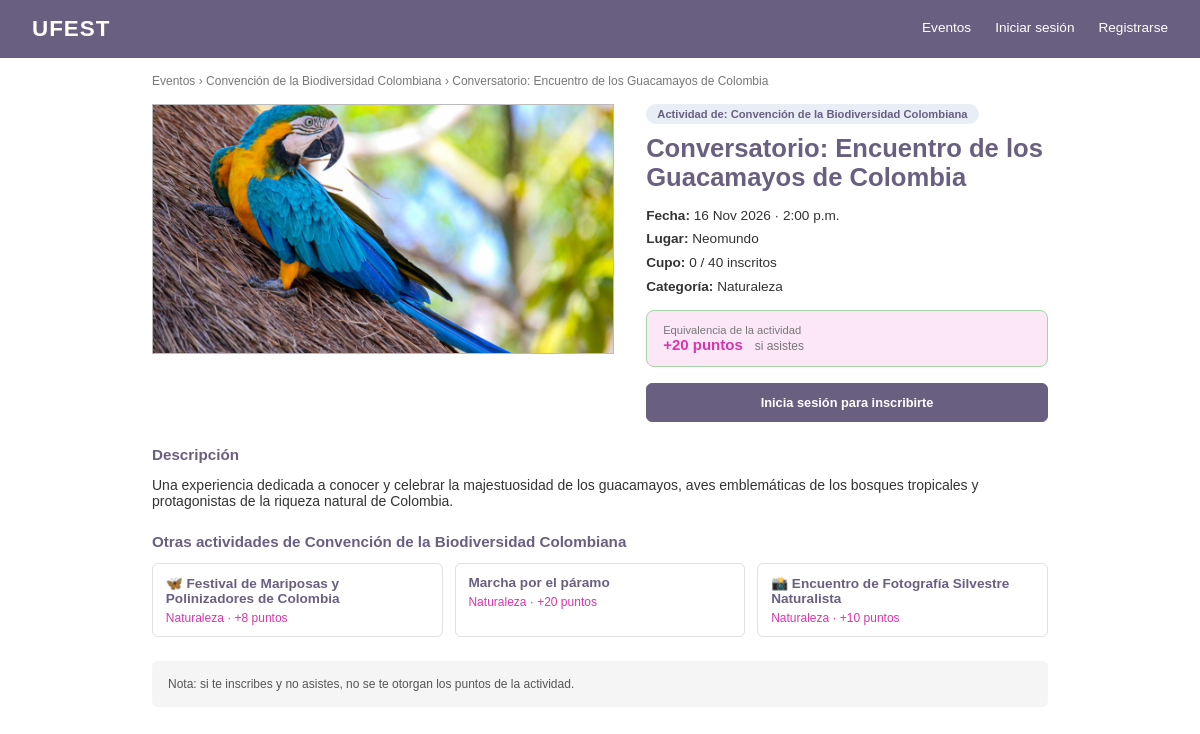
The page /actividades/5/ on the database as committed earlier.
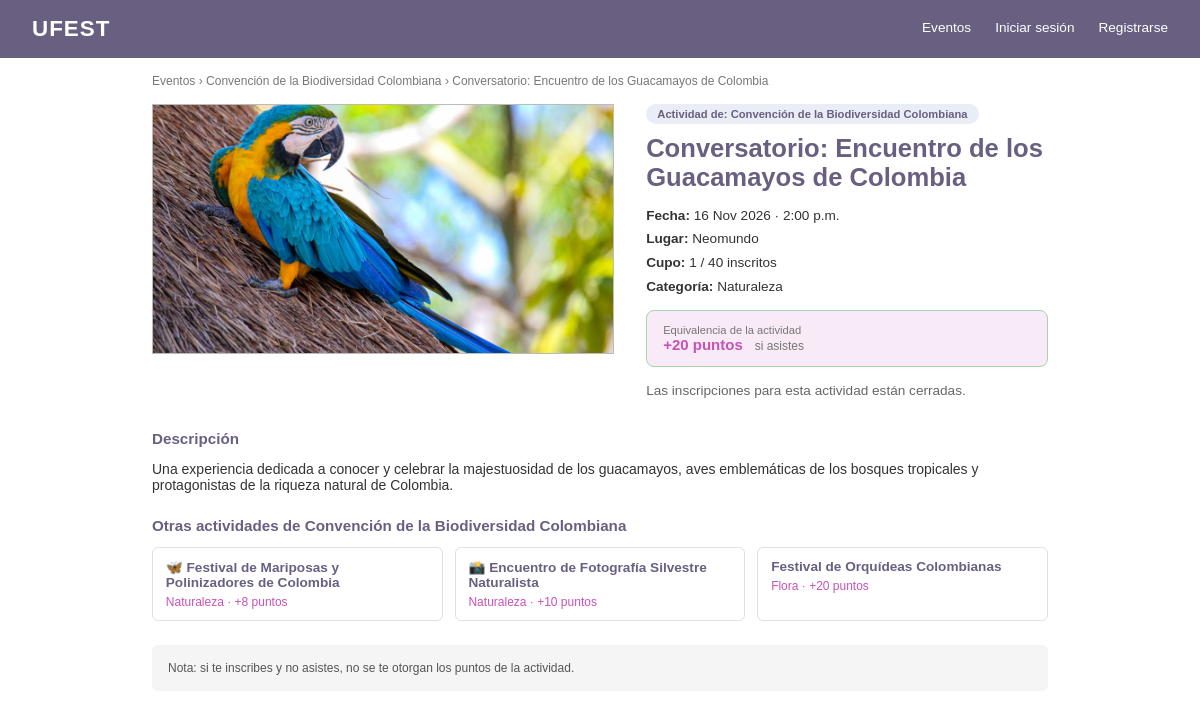
The same page on the database as committed later.
### Evento/models.py (models this page shows, shortened)
class Actividad(models.Model):
    class Estado(models.TextChoices):
        BORRADOR = "borrador", "Borrador"
        PUBLICADO = "publicado", "Publicado"
        EN_CURSO = "en_curso", "En curso"
        FINALIZADO = "finalizado", "Finalizado"
        CANCELADO = "cancelado", "Cancelado"
    evento = models.ForeignKey(Evento, on_delete=models.CASCADE, related_name="actividades")
    nombre = models.CharField(max_length=250)
    descripcion = models.TextField()
    lugar = models.CharField(max_length=120)
    cupo = models.PositiveIntegerField()
    categoria = models.ForeignKey(
        Categoria, on_delete=models.SET_NULL, null=True, blank=True, related_name="actividades"
    )
    fecha_inicio = models.DateTimeField()
    fecha_fin = models.DateTimeField()
    imagen = models.ImageField(upload_to="actividades/", blank=True)
    estado = models.CharField(max_length=20, choices=Estado.choices, default=Estado.BORRADOR)
    puntos = models.PositiveIntegerField(help_text="Puntos que gana quien asiste")
    token_qr = models.UUIDField(default=uuid.uuid4, unique=True, editable=False)
    creado_por = models.ForeignKey(
        settings.AUTH_USER_MODEL, on_delete=models.PROTECT, related_name="actividades_creadas"
    )
    coordinadores = models.ManyToManyField(
        settings.AUTH_USER_MODEL, blank=True, related_name="actividades_asignadas"
    )
    class Meta:
        verbose_name_plural = "actividades"
        ordering = ["fecha_inicio"]
        constraints = [
            models.UniqueConstraint(fields=["evento", "nombre"], name="actividad_unica_por_evento")
        ]
    @property
    def inscripciones_abiertas(self):
        return self.estado == self.Estado.PUBLICADO and self.evento.acepta_inscripciones
    @property
    def inscritos(self):
        return self.participaciones.exclude(estado=Participacion.Estado.CANCELADO).count()

class Categoria(models.Model):
    nombre = models.CharField(max_length=50, unique=True)
    def __str__(self):
        return self.nombre

class Evento(models.Model):
    color_primario = models.CharField(
        max_length=7, default="#1F3864", validators=[color_hex],
        help_text="Color de la barra, títulos y botones",
    )
    color_acento = models.CharField(
        max_length=7, default="#2e7d32", validators=[color_hex],
        help_text="Color de los puntos y destacados",
    )
    class Estado(models.TextChoices):
        BORRADOR = "borrador", "Borrador"
        PUBLICADO = "publicado", "Publicado"
        EN_CURSO = "en_curso", "En curso"
        FINALIZADO = "finalizado", "Finalizado"
        CANCELADO = "cancelado", "Cancelado"
    nombre = models.CharField(max_length=50, unique=True)
    descripcion = models.CharField(max_length=250)
    fecha_inicio = models.DateField()
    fecha_fin = models.DateField()
    sede = models.CharField(max_length=120)
    imagen = models.ImageField(upload_to="eventos/", blank=True)
    estado = models.CharField(max_length=20, choices=Estado.choices, default=Estado.BORRADOR)
    creado_por = models.ForeignKey(
        settings.AUTH_USER_MODEL, on_delete=models.PROTECT, related_name="eventos_creados"
    )
    coordinadores = models.ManyToManyField(
        settings.AUTH_USER_MODEL, blank=True, related_name="eventos_asignados"
    )
    @property
    def acepta_inscripciones(self):
        return self.estado in (self.Estado.PUBLICADO, self.Estado.EN_CURSO)

### Evento/views.py (the view)
# urls.py: path("actividades/<int:pk>/", views.detalle_actividad, name="actividad"),
def detalle_actividad(request, pk):
    actividad = get_object_or_404(
        Actividad.objects.select_related("evento", "categoria"),
        pk=pk, estado__in=VISIBLES, evento__estado__in=VISIBLES,
    )
    participacion = None
    if request.user.is_authenticated:
        participacion = (
            actividad.participaciones.filter(usuario=request.user)
            .exclude(estado="cancelado").first()
        )
    otras = (
        actividad.evento.actividades.filter(estado__in=VISIBLES)
        .exclude(pk=actividad.pk).select_related("categoria")[:3]
    )
    return render(request, "evento/detalle_actividad.html", {
        "actividad": actividad,
        "participacion": participacion,
        "otras": otras,
    })

### Evento/contexto.py (called while the page is built)
def sitio(request):
    try:
        return {"sitio": ConfiguracionSitio.obtener()}
    except (OperationalError, ProgrammingError):  # antes de migrar
        return {"sitio": ConfiguracionSitio()}

### Evento/models.py (called while the page is built)
    @classmethod
    def obtener(cls):
        return cls.objects.get_or_create(pk=1)[0]

### templates/evento/detalle_actividad.html (shortened to what this page needs)
{% extends "base.html" %}
{% block contenido %}
<p class="migas">
  <a href="{% url 'evento:lista' %}">Eventos</a> &rsaquo;
  <a href="{% url 'evento:detalle' actividad.evento.pk %}">{{ actividad.evento.nombre }}</a> &rsaquo;
  {{ actividad.nombre }}
</p>
<section class="evento">
  <div class="imagen-evento">
    {% if actividad.imagen %}
      <img src="{{ actividad.imagen.url }}" alt="{{ actividad.nombre }}">
    {% else %}
      Imagen de la actividad
    {% endif %}
  </div>
  <div class="info">
    <a href="{% url 'evento:detalle' actividad.evento.pk %}" class="etiqueta-evento">
      Actividad de: {{ actividad.evento.nombre }}
    </a>
    <h2>{{ actividad.nombre }}</h2>
    <p><strong>Fecha:</strong> {{ actividad.fecha_inicio|date:"j M Y · g:i a" }}</p>
    <p><strong>Lugar:</strong> {{ actividad.lugar }}</p>
    <p><strong>Cupo:</strong> {{ actividad.inscritos }} / {{ actividad.cupo }} inscritos</p>
    <p><strong>Categoría:</strong> {{ actividad.categoria|default:"Sin categoría" }}</p>
    <div class="equivalencia">
      <small>Equivalencia de la actividad</small>
      <span class="puntos">+{{ actividad.puntos }} puntos</span>
      <em>si asistes</em>
    </div>
    <div class="acciones">
  {% if participacion %}
    {% if participacion.estado == "asistio" %}
      <p class="mensaje success">Asistencia registrada · +{{ participacion.puntos_otorgados }} puntos</p>
      <a class="btn btn-primario" href="{% url 'evento:entrada' actividad.pk %}">Ver mi entrada</a>
    {% elif participacion.estado == "no_asistio" %}
      <p class="ayuda">Quedaste registrado como «No asistió» en esta actividad.</p>
    {% else %}
      <a class="btn btn-primario" href="{% url 'evento:entrada' actividad.pk %}">Ver mi entrada</a>
      <form method="post" action="{% url 'evento:cancelar' actividad.pk %}">
        {% csrf_token %}
        <button type="submit" class="btn btn-secundario">Cancelar inscripción</button>
      </form>
    {% endif %}
  {% elif user.is_authenticated and not user.es_participante %}
    <p class="ayuda">Los coordinadores y administradores no se inscriben en actividades.</p>
  {% elif not actividad.inscripciones_abiertas %}
    <p class="ayuda">Las inscripciones para esta actividad están cerradas.</p>
  {% elif actividad.inscritos >= actividad.cupo %}
    <p class="ayuda">Esta actividad ya no tiene cupos disponibles.</p>
  {% elif not user.is_authenticated %}
    <a class="btn btn-primario" href="{% url 'login' %}?next={{ request.path }}">Inicia sesión para inscribirte</a>
  {% elif not user.verificado %}
    <p class="ayuda">Tu cuenta está pendiente de verificación por un administrador. Cuando la verifiquen podrás inscribirte.</p>
  {% else %}
    <form method="post" action="{% url 'evento:inscribirse' actividad.pk %}">
      {% csrf_token %}
      <button type="submit" class="btn btn-primario">Inscribirme</button>
    </form>
  {% endif %}
</div>
  </div>
</section>
<section class="descripcion">
  <h3>Descripción</h3>
  {{ actividad.descripcion|linebreaks }}
</section>
{% if otras %}
<section class="otras">
  <h3>Otras actividades de {{ actividad.evento.nombre }}</h3>
  <ul class="lista-convenciones">
    {% for o in otras %}
      <li>
        <a href="{% url 'evento:actividad' o.pk %}">{{ o.nombre }}</a>
        <span>{{ o.categoria|default:"Sin categoría" }} · +{{ o.puntos }} puntos</span>
      </li>
    {% endfor %}
  </ul>
</section>
{% endif %}
<p class="nota">Nota: si te inscribes y no asistes, no se te otorgan los puntos de la actividad.</p>
{% endblock %}

Rows that differ between the two databases and show on the page:
no longer on this page (row edited): Actividad: nombre "Marcha por el páramo", categoria "Naturaleza", puntos "20"
changed Actividad "Conversatorio: Encuentro de los Guacamayos de Colombia": inscritos "0" → "1"; estado "publicado" → "finalizado" (drawn)
now on this page (row unchanged): Actividad: nombre "Festival de Orquídeas Colombianas", categoria "Flora", puntos "20"
Other text that changed with them:
text no longer shown: "Inicia sesión para inscribirte"
text now shown: "Las inscripciones para esta actividad están cerradas."
